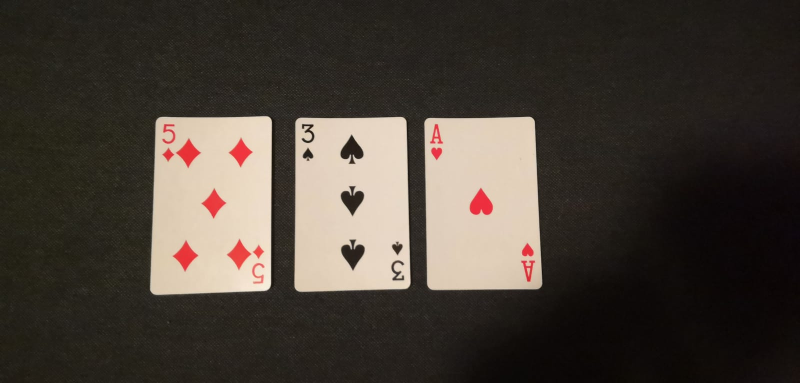
#> input picture Obrazy - projekt/example/img1.jpg, 1599 x 766 px (shown at 1/2 size)
$ python -i projekt.py   (imports and definitions only)
#> lines starting #> are read from the running program, lines starting #| are printed output that depends on the picture; after the words box and inside, x2 and y2 are one past the last pixel; in counts of white or black regions, pixels touching at a corner belong together
#> further down, picture is the input picture: shape (766, 1599, 3); mean B, G, R 54.9, 62.7, 70.5
import numpy as np
import cv2

#czcionka napisów na finalnych zdjęciach
czcionka = cv2.FONT_HERSHEY_COMPLEX

#threshold
BACKGROUND_THRESH = 60
CARD_THRESH = 30

#szerokość i wysokość rogu karty gdzie znajduje się figura i kolor
CORNER_HEIGHT = 84
CORNER_WIDTH = 32

#wymiary przykladowych zdj kolorów
KOLOR_WIDTH = 70
KOLOR_HEIGHT = 100

#wymiary przykladowych zdj figur
FIGURA_WIDTH = 70
FIGURA_HEIGHT = 125

#maks i min powierzchnia karty
CARD_MAX_AREA = 320000
CARD_MIN_AREA = 25000

#maks różnica figur i kolorów
FIGURA_DIFF_MAX = 2000
KOLOR_DIFF_MAX = 700

class Badana_karta:
    # Klasa przechowująca informacje o badanych kartach ze zdj
    # [12 lines left out: function __init__, not called in this run]

class Przykladowe_figury:
    # Klasa przechowująca informacje o zdjęciach przykładowych figur
    def __init__(self):
        self.img = []
        self.name = "Tymczasowe"

class Przykładowe_kolory:
    # Klasa przechowująca informacje o zdjęciach przykładowych kolorów
    def __init__(self):
        self.img = []
        self.name = "Tymczasowe"


# [24 lines left out: functions load_figury, load_kolory, not called in this run]

def preprocess_image(image):
    """Funkcja zwraca szare,rozmyte filtrem gaussowskim i thresholdowane zdj"""
    gray = cv2.cvtColor(image, cv2.COLOR_BGR2GRAY)
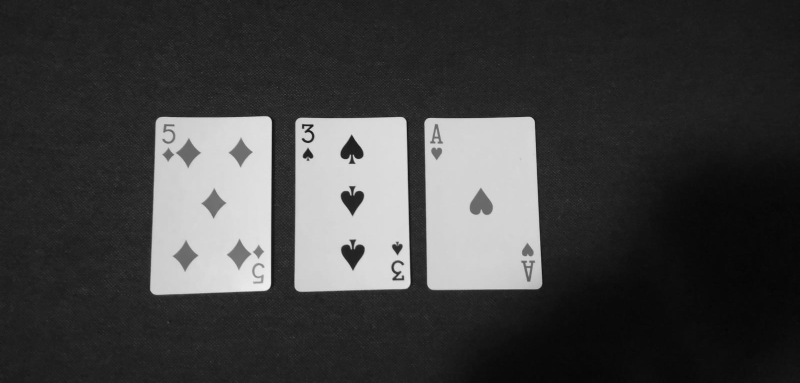
#> gray: shape (766, 1599) (shown at 1/2 size); min 4, max 244, mean 64.1
    blurred = cv2.GaussianBlur(gray, (5, 5), 0)
    # Użyta została metoda adaptacyjnego progu aby jak najbardziej uniezależnić wykrywanie kart od poziomu światła
    # Pobierany jest piksel tła z górnej, środkowej części zdjęcia i na jego podstawie określana jest intensywność światła.
    # Próg jest ustawiany o BKG_THRESH więcej niż pobrany piksel.
    img_width, img_height = np.shape(image)[:2]
#> img_width = 766; img_height = 1599
    background = gray[int(img_height / 100)][int(img_width / 2)]
#> background = 35
    thresh_level = background + BACKGROUND_THRESH
#> thresh_level = 95
    returnvalue, thresh = cv2.threshold(blurred, thresh_level, 255, cv2.THRESH_BINARY)
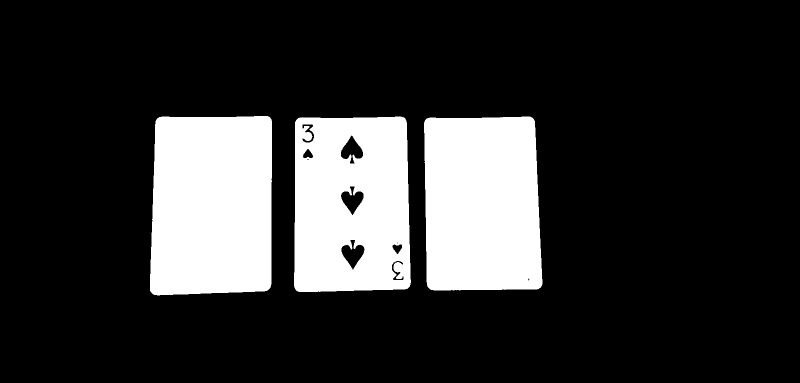
#> thresh: shape (766, 1599) (shown at 1/2 size); 19.2% white; 3 white regions, box (x1, y1, x2, y2) and area: (300, 232, 544, 591) 83930, (848, 233, 1085, 581) 77949, (588, 233, 822, 584) 73889
#> returnvalue = 95
    return thresh

# [221 lines left out: functions find_cards, preprocess_card, match_card, draw_results, perspective_change, not called in this run]

>>> import cv2
>>> picture = cv2.imread('example/img1.jpg')
>>> result = preprocess_image(picture)

$ run again, on Obrazy - projekt/example/img10.jpg
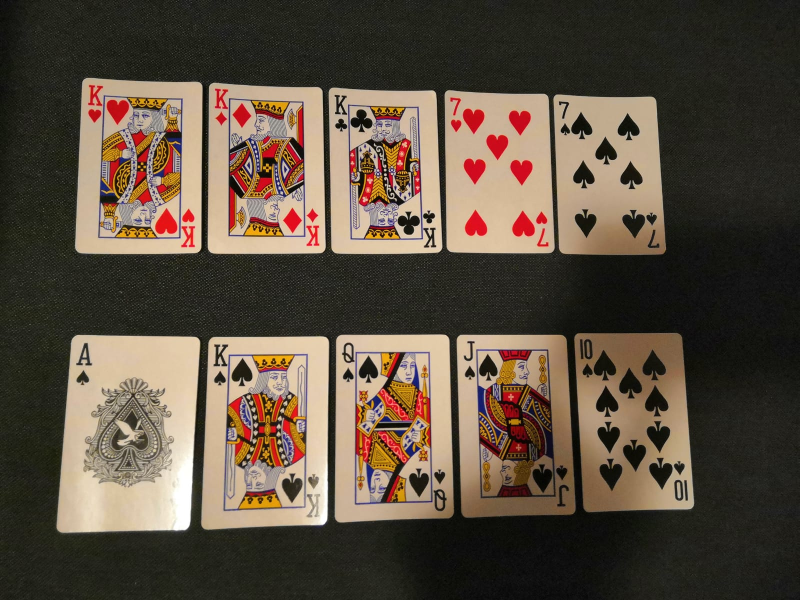
#> input picture Obrazy - projekt/example/img10.jpg, 1599 x 1200 px (shown at 1/2 size)
#> picture is the input picture: shape (1200, 1599, 3); mean B, G, R 63.7, 77.8, 90.7
#> in preprocess_image, `gray = cv2.cvtColor(image, cv2.COLOR_BGR2GRAY)`:
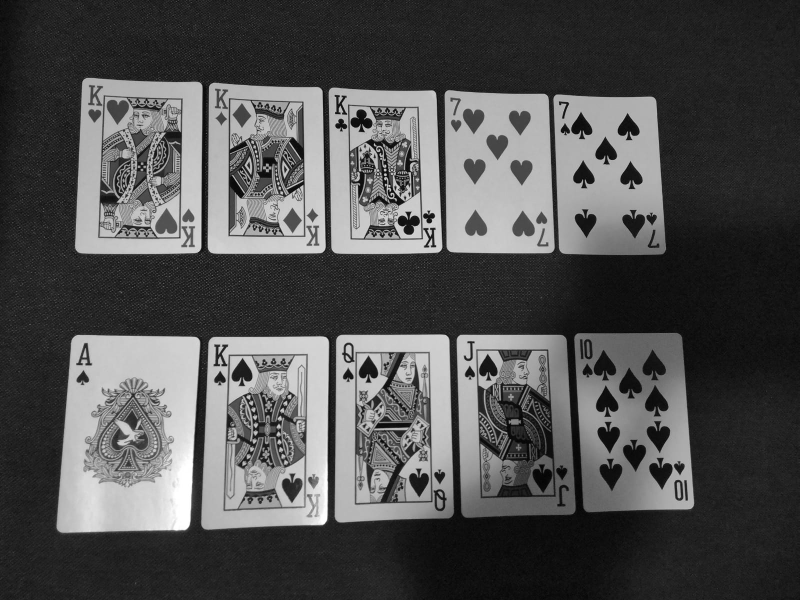
#> gray: shape (1200, 1599) (shown at 1/2 size); min 0, max 255, mean 80.1
#> background = 35
#> thresh_level = 95
#> in preprocess_image, `returnvalue, thresh = cv2.threshold(blurred, thresh_level, 255, cv2.TH..`:
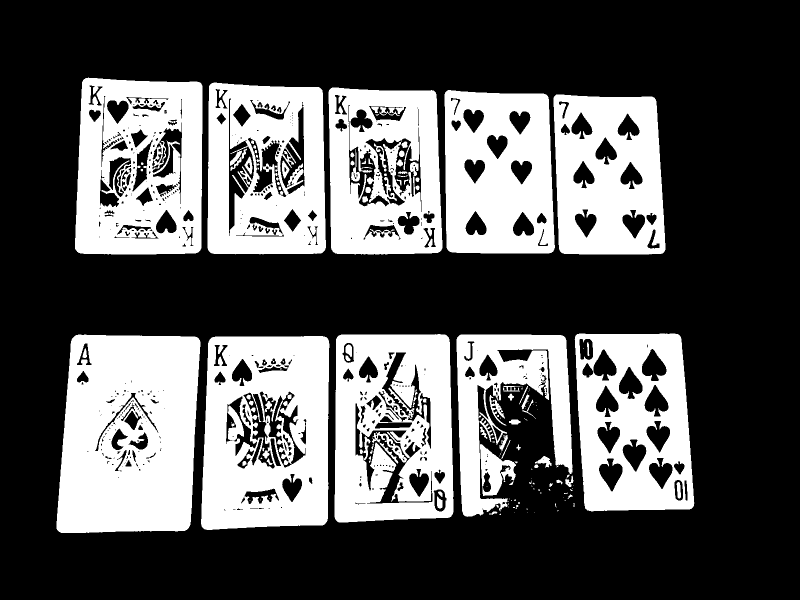
#> thresh: shape (1200, 1599) (shown at 1/2 size); 34% white; 158 white regions (70 under 20 px), largest, box (x1, y1, x2, y2) and area: (113, 669, 401, 1066) 98323, (402, 672, 659, 1060) 76743, (150, 155, 405, 509) 69565

$ run again, on Obrazy - projekt/example/img11.jpg
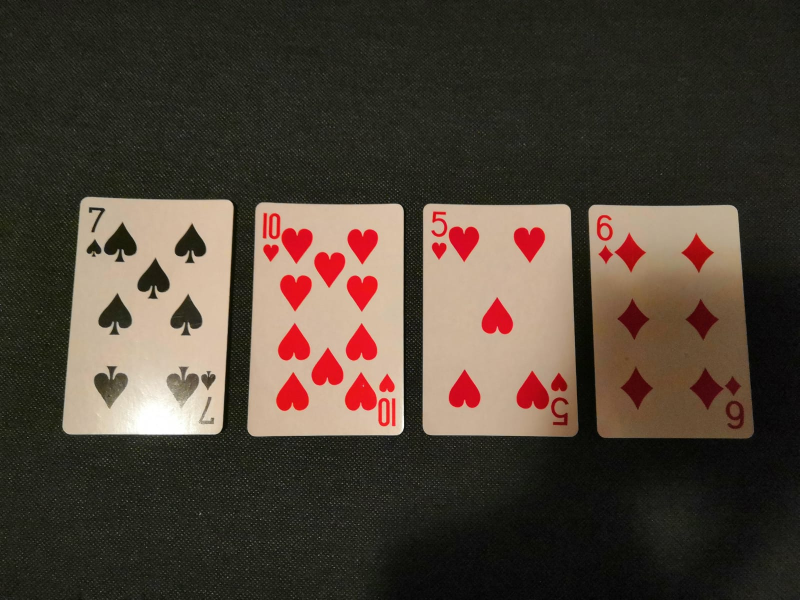
#> input picture Obrazy - projekt/example/img11.jpg, 1599 x 1200 px (shown at 1/2 size)
#> picture is the input picture: shape (1200, 1599, 3); mean B, G, R 53.8, 64.8, 76.5
#> in preprocess_image, `gray = cv2.cvtColor(image, cv2.COLOR_BGR2GRAY)`:
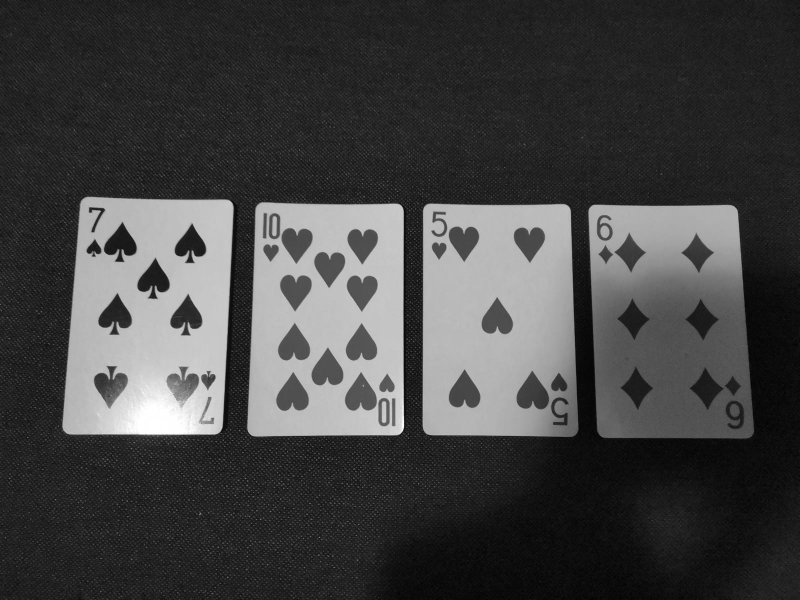
#> gray: shape (1200, 1599) (shown at 1/2 size); min 0, max 255, mean 67.1
#> background = 29
#> thresh_level = 89
#> in preprocess_image, `returnvalue, thresh = cv2.threshold(blurred, thresh_level, 255, cv2.TH..`:
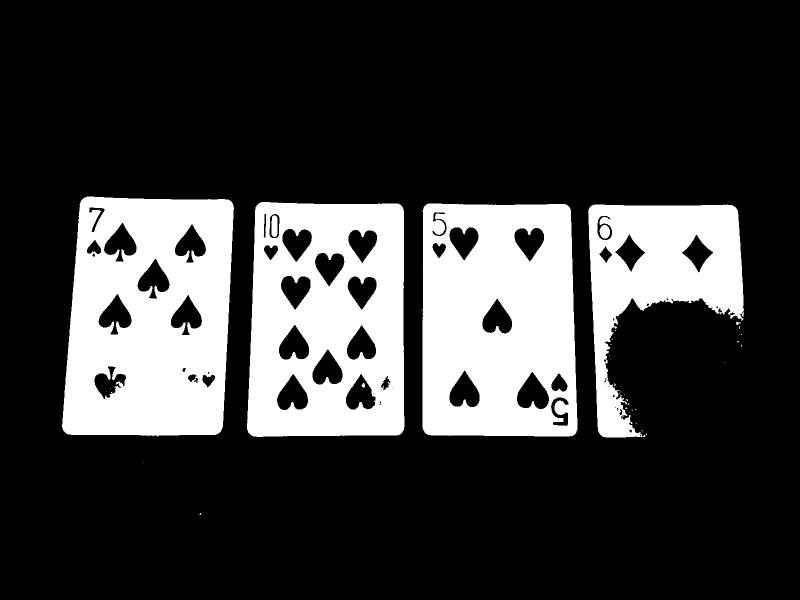
#> thresh: shape (1200, 1599) (shown at 1/2 size); 22.9% white; 41 white regions (33 under 20 px), largest, box (x1, y1, x2, y2) and area: (124, 393, 468, 873) 132242, (845, 407, 1155, 873) 124401, (494, 404, 809, 874) 114501

$ run again, on Obrazy - projekt/example/img12.jpg
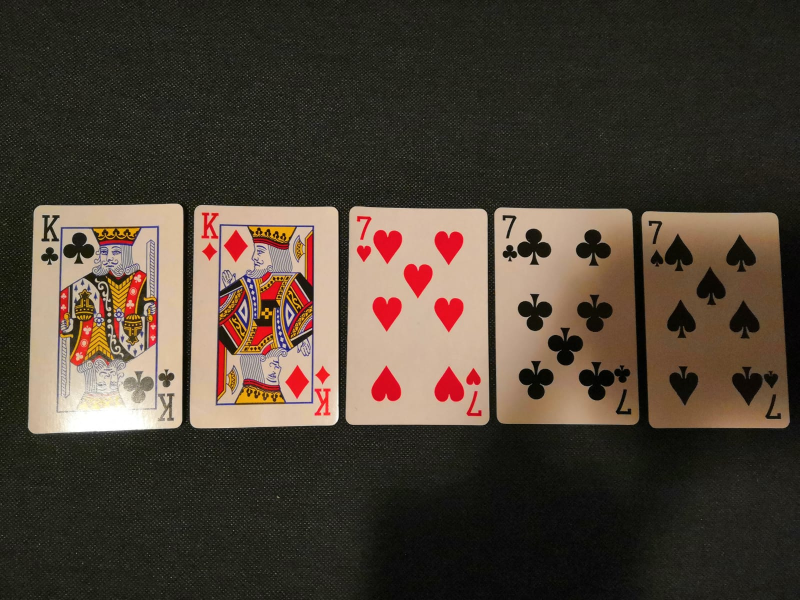
#> input picture Obrazy - projekt/example/img12.jpg, 1599 x 1200 px (shown at 1/2 size)
#> picture is the input picture: shape (1200, 1599, 3); mean B, G, R 52.8, 64.4, 75.7
#> in preprocess_image, `gray = cv2.cvtColor(image, cv2.COLOR_BGR2GRAY)`:
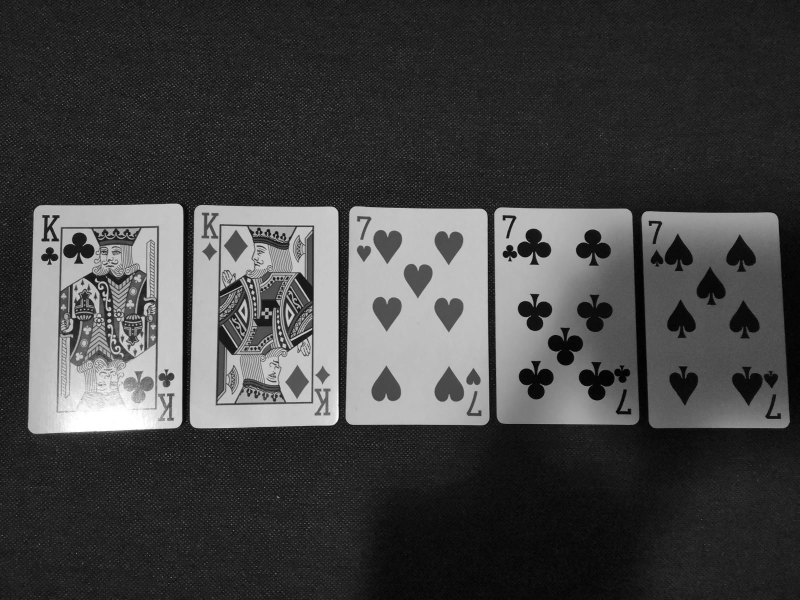
#> gray: shape (1200, 1599) (shown at 1/2 size); min 0, max 255, mean 66.5
#> background = 33
#> thresh_level = 93
#> in preprocess_image, `returnvalue, thresh = cv2.threshold(blurred, thresh_level, 255, cv2.TH..`:
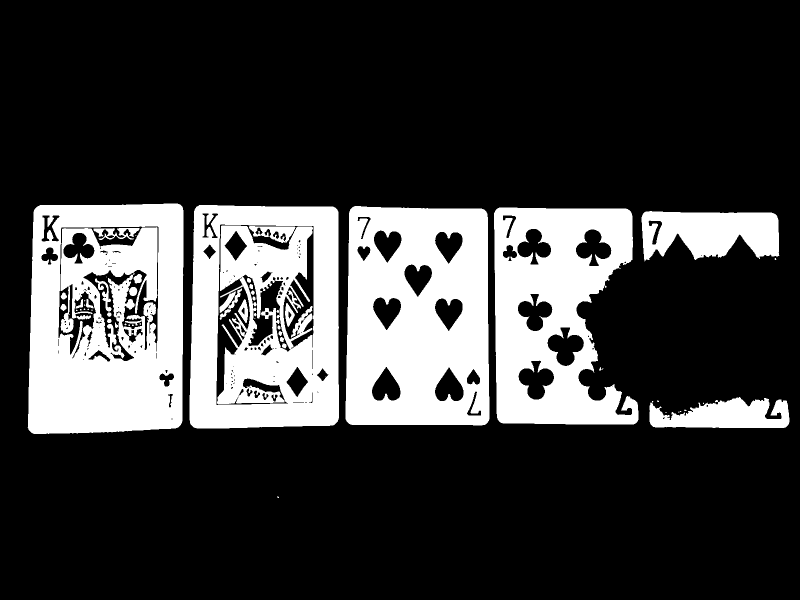
#> thresh: shape (1200, 1599) (shown at 1/2 size); 23% white; 57 white regions (24 under 20 px), largest, box (x1, y1, x2, y2) and area: (55, 407, 367, 868) 115889, (691, 412, 979, 851) 104846, (379, 410, 678, 857) 100628
